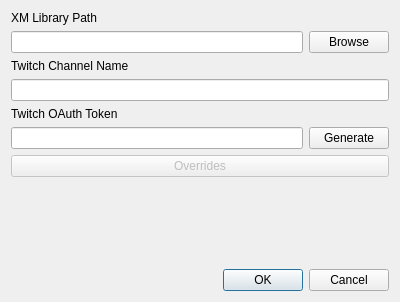
<?xml version="1.0" encoding="UTF-8"?>
<ui version="4.0">
 <class>Menu</class>
 <widget class="QDialog" name="Menu">
  <property name="geometry">
   <rect>
    <x>0</x>
    <y>0</y>
    <width>400</width>
    <height>302</height>
   </rect>
  </property>
  <property name="windowTitle">
   <string>Dialog</string>
  </property>
  <layout class="QVBoxLayout" name="verticalLayout">
   <item>
    <widget class="QLabel" name="label">
     <property name="text">
      <string>XM Library Path</string>
     </property>
    </widget>
   </item>
   <item>
    <layout class="QHBoxLayout" name="horizontalLayout">
     <item>
      <widget class="QLineEdit" name="txtXMPath"/>
     </item>
     <item>
      <widget class="QPushButton" name="btnXMBrowse">
       <property name="text">
        <string>Browse</string>
       </property>
      </widget>
     </item>
    </layout>
   </item>
   <item>
    <widget class="QLabel" name="label_2">
     <property name="text">
      <string>Twitch Channel Name</string>
     </property>
    </widget>
   </item>
   <item>
    <widget class="QLineEdit" name="txtTwitchChannel"/>
   </item>
   <item>
    <widget class="QLabel" name="label_3">
     <property name="text">
      <string>Twitch OAuth Token</string>
     </property>
    </widget>
   </item>
   <item>
    <layout class="QHBoxLayout" name="horizontalLayout_2">
     <item>
      <widget class="QLineEdit" name="txtTwitchOAuth">
       <property name="echoMode">
        <enum>QLineEdit::Password</enum>
       </property>
      </widget>
     </item>
     <item>
      <widget class="QPushButton" name="btnGenerate">
       <property name="text">
        <string>Generate</string>
       </property>
      </widget>
     </item>
    </layout>
   </item>
   <item>
    <widget class="QPushButton" name="pushButton">
     <property name="enabled">
      <bool>false</bool>
     </property>
     <property name="text">
      <string>Overrides</string>
     </property>
    </widget>
   </item>
   <item>
    <spacer name="verticalSpacer">
     <property name="orientation">
      <enum>Qt::Vertical</enum>
     </property>
     <property name="sizeHint" stdset="0">
      <size>
       <width>20</width>
       <height>40</height>
      </size>
     </property>
    </spacer>
   </item>
   <item>
    <widget class="QDialogButtonBox" name="buttonBox">
     <property name="orientation">
      <enum>Qt::Horizontal</enum>
     </property>
     <property name="standardButtons">
      <set>QDialogButtonBox::Cancel|QDialogButtonBox::Ok</set>
     </property>
    </widget>
   </item>
  </layout>
 </widget>
 <resources/>
 <connections>
  <connection>
   <sender>buttonBox</sender>
   <signal>accepted()</signal>
   <receiver>Menu</receiver>
   <slot>accept()</slot>
   <hints>
    <hint type="sourcelabel">
     <x>248</x>
     <y>254</y>
    </hint>
    <hint type="destinationlabel">
     <x>157</x>
     <y>274</y>
    </hint>
   </hints>
  </connection>
  <connection>
   <sender>buttonBox</sender>
   <signal>rejected()</signal>
   <receiver>Menu</receiver>
   <slot>reject()</slot>
   <hints>
    <hint type="sourcelabel">
     <x>316</x>
     <y>260</y>
    </hint>
    <hint type="destinationlabel">
     <x>286</x>
     <y>274</y>
    </hint>
   </hints>
  </connection>
 </connections>
</ui>
